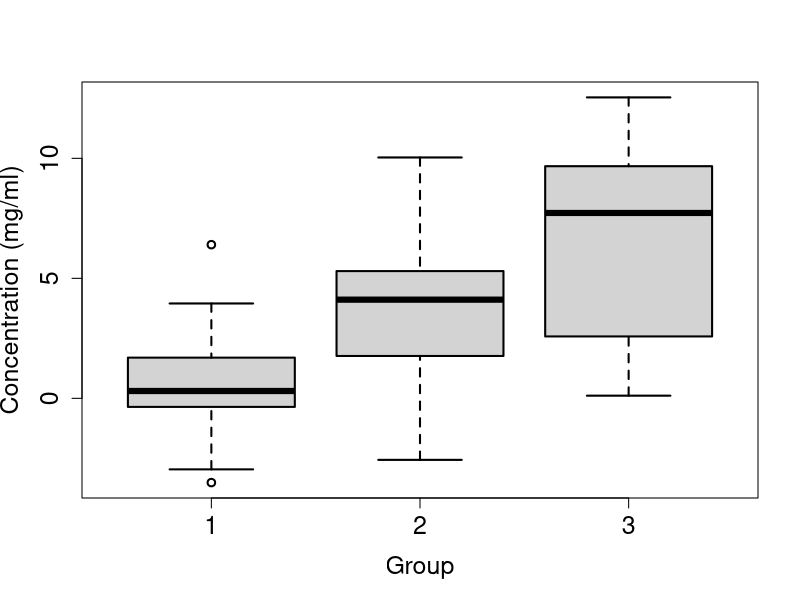
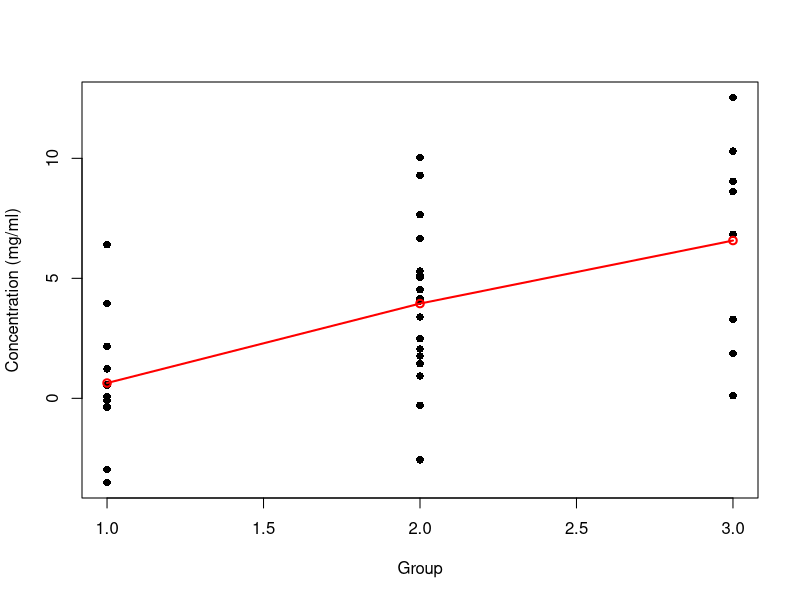
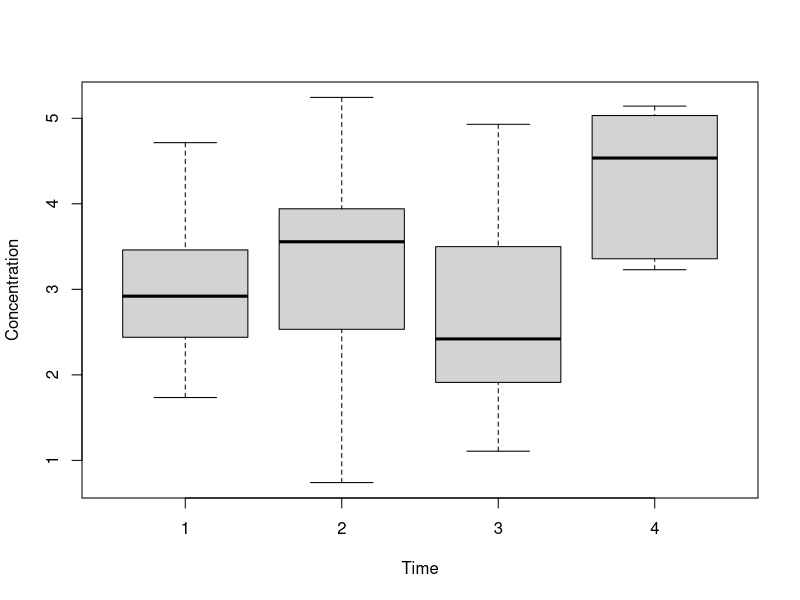
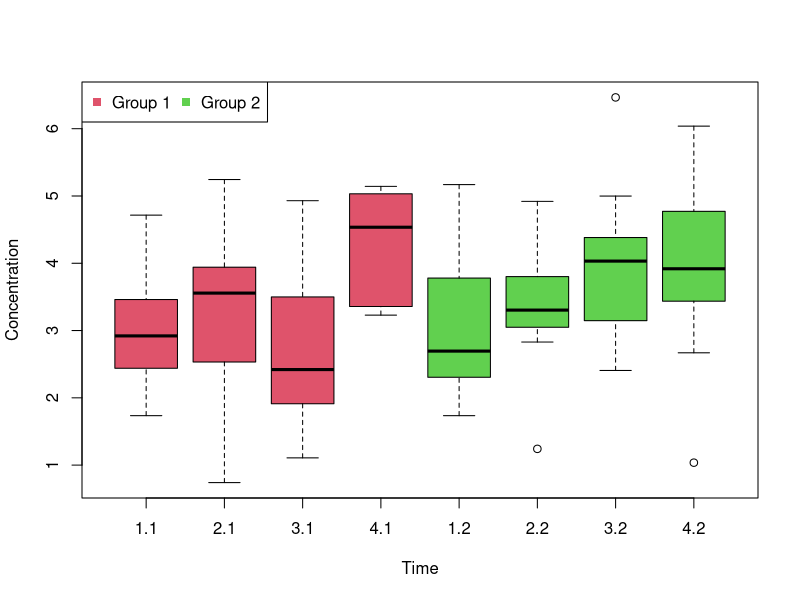

These charts were generated, in order, by the following R code:
## ---- chunk 1
op_eval=TRUE
op_echo=TRUE
## ---- chunk 2
n1 = 12
n2 = 18
n3 = 8
## ---- chunk 3
mu1 = 1
mu2 = 4.5
mu3 = 6
## ---- chunk 4
x1 = rnorm(n=n1, mean=mu1, sd=3)
x2 = rnorm(n=n2, mean=mu2, sd=3)
x3 = rnorm(n=n3, mean=mu3, sd=3)
## ---- chunk 5
boxplot(x1, x2, x3, cex.lab=1.5, cex.axis=1.5, xlab="Group", 
        ylab="Concentration (mg/ml)", names=c(1, 2, 3), lwd=2)

x = c(x1, x2, x3)
group = (c(rep('1', n1), rep('2', n2), rep('3', n3)))

aov.oneway = aov(x ~ group)
summary(aov.oneway)

## ---- chunk 6
plot(x ~ group,
     xlab="Group",
     ylab="Concentration (mg/ml)",
     pch=16)

# mean of the first group
tr1<-summary.lm(aov.oneway)$coefficients[1,1] 
# mean of the second group
tr2<-tr1+summary.lm(aov.oneway)$coefficients[2,1] 
# mean of the second group
tr3<-tr1+summary.lm(aov.oneway)$coefficients[3,1] 

points(c(1,2,3),c(tr1,tr2,tr3),col='red',lwd=2)
lines(c(1,2,3),c(tr1,tr2,tr3),col='red',lwd=2)

## ---- chunk 7
(t1 = t.test(x1, x2))
(t2 = t.test(x1, x3))
(t3 = t.test(x2, x3))

## Using bonferroni correction we can adjust the p-values 
p.adjust(p = c(t1$p.value, t2$p.value, t3$p.value), method = "bonferroni")
## ---- chunk 8

x1 = rnorm(n=n1, mean=mu1, sd=5)
x2 = rnorm(n=n2, mean=mu2, sd=5)
x3 = rnorm(n=n3, mean=mu3, sd=5)

x = c(x1, x2, x3)
group = (c(rep('1', n1), rep('2', n2), rep('3', n3)))

aov.oneway = aov(x ~ group)
summary(aov.oneway)

## ---- chunk 9
X <- read.csv("./data/Exercise_8_3_Repeated_OneWay.csv", sep=";")
str(X)
## ---- chunk 10
boxplot(X$Concentration ~ X$Time, 
        xlab="Time", 
        ylab="Concentration")

summary(aov(X$Concentration ~ X$Time))
## ---- chunk 11
summary(aov(X$Concentration ~ X$Time + Error(X$Patient)))
## ---- chunk 12
X = read.csv("./data/Exercise_8_3_Repeated_TwoWay.csv", sep=";")
str(X)

boxplot(X$Concentration ~ X$Time + X$Group, 
        xlab="Time", 
        ylab="Concentration", 
        col=c(2,2,2,2,3,3,3,3)
        )

#3.1 means time 3 group 1

legend("topleft", c("Group 1", "Group 2"), col=c(2,3), ncol=2, pch=15)

## ---- chunk 13
#Without information of repeated measures; and with intreacttions
summary(aov(X$Concentration ~ X$Time + X$Group + X$Time:X$Group))

### With information of repeated measures
summary(aov(X$Concentration ~ X$Time + X$Group + X$Time:X$Group + Error(X$Patient)))
